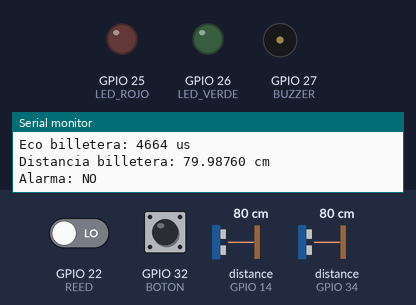
A sketch run on a simulated ESP32. Parts: output pins drawn as LEDs (lit = HIGH), buzzer (waves = sounding), the last lines printed to the serial monitor. Wiring (from diagram.json): 2 × ultrasonic range finder: trigger GPIO 4, echo GPIO 34 / trigger GPIO 33, echo GPIO 14. Dashed ring = blinking. The inputs (shaded band) are chosen by the test bench; at power-on: GPIO 32 (BOTON) HIGH, GPIO 22 (REED) LOW, distance to the obstacle (sensors on GPIO 14, GPIO 34) 80 cm. The echo pulse lasts 58.3 µs per cm; WiFi joins after 1.5 s; servers stay silent unless stated; uploads are accepted with an empty reply; pins used as bus, display or sensor lines are not drawn.

Above: at 2.0 s.
2.1 s: GPIO 32 (BOTON) pulled LOW for 0.15 s
At 5.1 s:
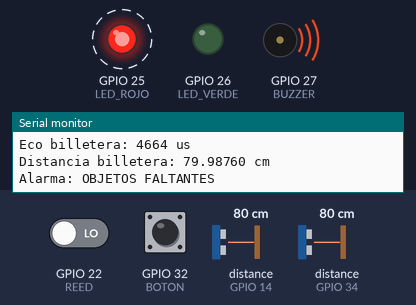
5.2 s: GPIO 22 (REED) driven HIGH
At 5.8 s:
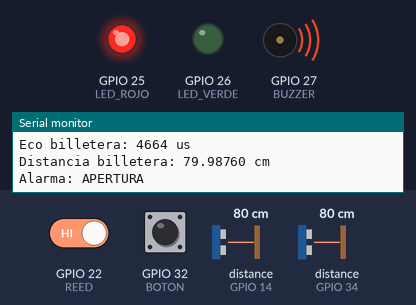
11.6 s: GPIO 32 (BOTON) pulled LOW for 1 s
At 13.0 s:
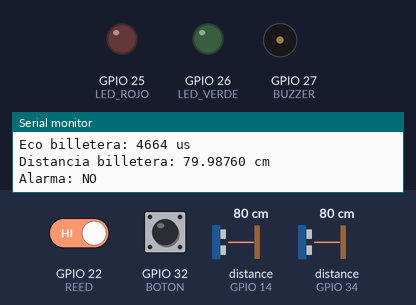
Timing chart, 0 to 14.6 s (numbered marks = the images above; inputs shaded):
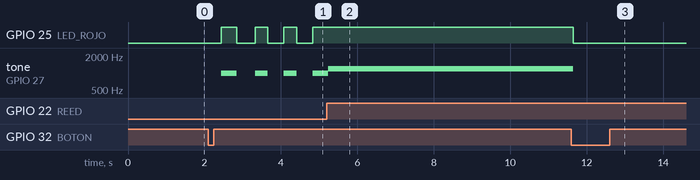

The sketch:

sketch.ino
```cpp
#include <SPI.h>
#include <MFRC522.h>
#include <WiFi.h>
#include <HTTPClient.h>
#include <WiFiClientSecure.h>

// =====================================
// BOLSO INTELIGENTE IoT - WOKWI
// ESP32 + 2 RFID + 2 HC-SR04
// REED + BOTON + LED + BUZZER
// =====================================

// PINES RFID
#define SS_LLAVES 5
#define SS_BILLETERA 13
#define RST_RFID 21

// SENSORES ULTRASONICOS
#define TRIG_LLAVES 4
#define ECHO_LLAVES 34

#define TRIG_BILLETERA 33
#define ECHO_BILLETERA 14

// CONTROL
#define REED 22
#define BOTON 32

// SALIDAS
#define LED_VERDE 26
#define LED_ROJO 25
#define BUZZER 27

// LECTORES RFID
MFRC522 llaves(SS_LLAVES, RST_RFID);
MFRC522 billetera(SS_BILLETERA, RST_RFID);

// UID AUTORIZADOS
const byte uidLlaves[4] = {
  0x01, 0x02, 0x03, 0x04
};

const byte uidBilletera[4] = {
  0x11, 0x22, 0x33, 0x44
};

// =====================================
// VARIABLES
// =====================================

// =====================================
// NUBE / SUPABASE
// =====================================
// La lógica electrónica funciona aunque esta capa esté desactivada.
// La URL pública de la Edge Function ya está configurada. Tras desplegarla,
// cambie CLOUD_SYNC_ENABLED a 1. No coloque service_role ni secretos en Wokwi público.
#define CLOUD_SYNC_ENABLED 1

// Solo para el simulador Wokwi. En un ESP32 físico se debe validar el
// certificado TLS de Supabase y poner esta opción en 0.
#define CLOUD_ALLOW_INSECURE_TLS 1

const char* CLOUD_WIFI_SSID = "Wokwi-GUEST";
const char* CLOUD_FUNCTION_URL =
  "https://gcfusjuzczyftyslnitw.supabase.co/functions/v1/ingest-bag-status";
const char* CLOUD_BAG_ID = "bolso-demo-001";

// Se admite únicamente para hardware o proyecto no público. Déjelo vacío
// durante la demostración pública de Wokwi.
const char* CLOUD_DEVICE_KEY = "";

const unsigned long CLOUD_HEARTBEAT_MS = 10000UL;
const unsigned long CLOUD_RETRY_MS = 3000UL;
const unsigned long CLOUD_WIFI_RETRY_MS = 8000UL;

bool armado = false;
bool alarmaApertura = false;

bool llavesRegistradas = false;
bool billeteraRegistrada = false;

bool llavesPresentes = false;
bool billeteraPresente = false;

bool botonAnterior = HIGH;

unsigned long ecoLlaves = 0;
unsigned long ecoBilletera = 0;

unsigned long ultimaMedicion = 0;
unsigned long ultimoReporte = 0;
unsigned long ultimoEnvioNube = 0;
unsigned long ultimoIntentoEnvioNube = 0;
unsigned long ultimoIntentoWifi = 0;

bool nubeTieneEstadoEnviado = false;
bool ultimoArmadoNube = false;
bool ultimoBolsoCerradoNube = false;
bool ultimasLlavesPresentesNube = false;
bool ultimaBilleteraPresenteNube = false;
bool ultimasLlavesRegistradasNube = false;
bool ultimaBilleteraRegistradaNube = false;
byte ultimoCodigoAlarmaNube = 255;

// DISTANCIA MAXIMA PERMITIDA
// Se aceptan todas las distancias
// positivas hasta 12 cm.
const unsigned long distanciaMaxima = 12;

// Modelo matematico:
// distancia_cm = tiempo_us * 343 / 20000
// Sin redondeos intermedios.

// =====================================
// MEDIR DISTANCIA
// =====================================

unsigned long medirEco(int trig, int echo) {

  digitalWrite(trig, LOW);
  delayMicroseconds(2);

  digitalWrite(trig, HIGH);
  delayMicroseconds(10);
  digitalWrite(trig, LOW);

  return pulseIn(echo, HIGH, 25000UL);
}

// =====================================
// VALIDAR DISTANCIA SIN REDONDEAR
// =====================================

bool distanciaValida(unsigned long tiempo) {

  // Si no hay eco, el objeto esta ausente.
  if (tiempo == 0) {
    return false;
  }

  // Distancia <= 12 cm.
  // No existe limite minimo de 2 cm.
  // Comparamos enteros sin aproximaciones.

  unsigned long numerador = tiempo * 343UL;

  return numerador <= distanciaMaxima * 20000UL;
}

// =====================================
// IMPRIMIR DISTANCIA EXACTA
// =====================================

void imprimirDistancia(unsigned long tiempo) {

  if (tiempo == 0) {
    Serial.print("SIN ECO");
    return;
  }

  unsigned long numerador = tiempo * 343UL;

  unsigned long parteEntera =
    numerador / 20000UL;

  unsigned long parteDecimal =
    (numerador % 20000UL) * 5UL;

  Serial.print(parteEntera);
  Serial.print(".");

  if (parteDecimal < 10000UL) Serial.print("0");
  if (parteDecimal < 1000UL) Serial.print("0");
  if (parteDecimal < 100UL) Serial.print("0");
  if (parteDecimal < 10UL) Serial.print("0");

  Serial.print(parteDecimal);
  Serial.print(" cm");
}

// =====================================
// ACTUALIZAR PRESENCIA DE OBJETOS
// =====================================


void actualizarPresencia() {

  if (millis() - ultimaMedicion < 300) {
    return;
  }

  ultimaMedicion = millis();

  // Guardar estados anteriores
  bool estadoAnteriorLlaves = llavesPresentes;
  bool estadoAnteriorBilletera = billeteraPresente;

  // Medir distancias
  ecoLlaves = medirEco(TRIG_LLAVES, ECHO_LLAVES);

  ecoBilletera = medirEco(
    TRIG_BILLETERA,
    ECHO_BILLETERA
  );

  // Comprobar presencia hasta 12 cm
  llavesPresentes = distanciaValida(ecoLlaves);

  billeteraPresente = distanciaValida(ecoBilletera);

  // Detectar cambios de presencia
  if (llavesPresentes != estadoAnteriorLlaves) {

    if (llavesPresentes) {
      Serial.println("LLAVES: OBJETO DEVUELTO");
    } else {
      Serial.println("LLAVES: OBJETO RETIRADO");
    }
  }

  if (billeteraPresente != estadoAnteriorBilletera) {

    if (billeteraPresente) {
      Serial.println("BILLETERA: OBJETO DEVUELTO");
    } else {
      Serial.println("BILLETERA: OBJETO RETIRADO");
    }
  }

  // No borrar llavesRegistradas
  // No borrar billeteraRegistrada
}


// =====================================
// VERIFICAR UID
// =====================================

bool comprobarUID(
  MFRC522 &lector,
  const byte esperado[4]
) {

  if (lector.uid.size != 4) {
    return false;
  }

  for (byte i = 0; i < 4; i++) {

    if (lector.uid.uidByte[i] != esperado[i]) {
      return false;
    }
  }

  return true;
}

// =====================================
// LEER TARJETAS RFID
// =====================================

void leerRFID(
  MFRC522 &lector,
  const byte esperado[4],
  bool &registrado,
  bool presente,
  const char* nombre
) {

  if (!lector.PICC_IsNewCardPresent()) {
    return;
  }

  if (!lector.PICC_ReadCardSerial()) {
    return;
  }

  Serial.print("RFID ");
  Serial.print(nombre);
  Serial.print(" UID: ");

  for (byte i = 0; i < lector.uid.size; i++) {

    if (lector.uid.uidByte[i] < 16) {
      Serial.print("0");
    }

    Serial.print(lector.uid.uidByte[i], HEX);
    Serial.print(" ");
  }

  Serial.println();

  if (comprobarUID(lector, esperado)) {

    if (presente) {

      registrado = true;

      Serial.print("OBJETO VERIFICADO: ");
      Serial.println(nombre);

    } else {

      Serial.print("OBJETO IDENTIFICADO PERO AUSENTE: ");
      Serial.println(nombre);
    }

  } else {

    Serial.print("UID NO AUTORIZADO: ");
    Serial.println(nombre);
  }

  lector.PICC_HaltA();
  lector.PCD_StopCrypto1();
}

// =====================================
// ARMAR Y DESARMAR
// =====================================

void controlarBoton() {

  bool botonActual = digitalRead(BOTON);

  if (botonAnterior == HIGH &&
      botonActual == LOW) {

    delay(40);

    if (digitalRead(BOTON) == LOW) {

      armado = !armado;

      if (armado) {

        Serial.println("SISTEMA ARMADO");

      } else {

        alarmaApertura = false;

        digitalWrite(LED_VERDE, LOW);
        digitalWrite(LED_ROJO, LOW);

        noTone(BUZZER);

        Serial.println("SISTEMA DESARMADO");
        Serial.println("ALARMA REINICIADA");
      }
    }
  }

  botonAnterior = digitalRead(BOTON);
}

// =====================================
// CONTROL DE ALARMAS
// =====================================

void controlarAlarmas(
  bool bolsoCerrado,
  bool objetosOK
) {

  // Memorizar una apertura con el
  // sistema armado.
  if (armado && !bolsoCerrado) {
    alarmaApertura = true;
  }

  if (!armado) {

    // SISTEMA DESARMADO
    digitalWrite(LED_VERDE, LOW);
    digitalWrite(LED_ROJO, LOW);

    noTone(BUZZER);
  }

  else if (alarmaApertura) {

    // ALARMA POR APERTURA
    digitalWrite(LED_VERDE, LOW);
    digitalWrite(LED_ROJO, HIGH);

    tone(BUZZER, 1200);
  }

  else if (!objetosOK) {

    // OBJETOS FALTANTES
    bool parpadeo =
      (millis() / 400UL) % 2 == 0;

    digitalWrite(LED_VERDE, LOW);
    digitalWrite(LED_ROJO, parpadeo);

    if (parpadeo) {
      tone(BUZZER, 1000);
    } else {
      noTone(BUZZER);
    }
  }

  else {

    // TODO CORRECTO
    digitalWrite(LED_VERDE, HIGH);
    digitalWrite(LED_ROJO, LOW);

    noTone(BUZZER);
  }
}

// =====================================
// SINCRONIZAR ESTADO CON SUPABASE
// =====================================

byte codigoAlarmaNube(bool objetosOK) {

  if (!armado) {
    return 0;
  }

  if (alarmaApertura) {
    return 2;
  }

  if (!objetosOK) {
    return 1;
  }

  return 0;
}

const char* textoAlarmaNube(byte codigo) {

  if (codigo == 2) {
    return "opening_detected";
  }

  if (codigo == 1) {
    return "missing_object";
  }

  return "none";
}

const char* valorBooleanoJson(bool valor) {
  return valor ? "true" : "false";
}

void iniciarNube() {

#if CLOUD_SYNC_ENABLED

  if (strlen(CLOUD_FUNCTION_URL) == 0) {
    Serial.println("NUBE: URL de Edge Function no configurada");
    return;
  }

  WiFi.mode(WIFI_STA);
  WiFi.begin(CLOUD_WIFI_SSID, "", 6);
  ultimoIntentoWifi = millis();

  Serial.print("NUBE: conectando a ");
  Serial.println(CLOUD_WIFI_SSID);

#else

  Serial.println("NUBE: desactivada (modo simulacion local)");

#endif
}

bool asegurarWifiNube() {

#if CLOUD_SYNC_ENABLED

  if (WiFi.status() == WL_CONNECTED) {
    return true;
  }

  if (millis() - ultimoIntentoWifi < CLOUD_WIFI_RETRY_MS) {
    return false;
  }

  ultimoIntentoWifi = millis();
  WiFi.disconnect();
  WiFi.begin(CLOUD_WIFI_SSID, "", 6);

  Serial.println("NUBE: reintentando Wi-Fi");

#endif

  return false;
}

bool estadoNubeCambio(
  bool bolsoCerrado,
  bool objetosOK,
  byte codigoAlarma
) {

  if (!nubeTieneEstadoEnviado) {
    return true;
  }

  if (armado != ultimoArmadoNube) return true;
  if (bolsoCerrado != ultimoBolsoCerradoNube) return true;
  if (llavesPresentes != ultimasLlavesPresentesNube) return true;
  if (billeteraPresente != ultimaBilleteraPresenteNube) return true;
  if (llavesRegistradas != ultimasLlavesRegistradasNube) return true;
  if (billeteraRegistrada != ultimaBilleteraRegistradaNube) return true;
  if (codigoAlarma != ultimoCodigoAlarmaNube) return true;

  return millis() - ultimoEnvioNube >= CLOUD_HEARTBEAT_MS;
}

void guardarUltimoEstadoNube(
  bool bolsoCerrado,
  byte codigoAlarma
) {

  nubeTieneEstadoEnviado = true;
  ultimoEnvioNube = millis();
  ultimoArmadoNube = armado;
  ultimoBolsoCerradoNube = bolsoCerrado;
  ultimasLlavesPresentesNube = llavesPresentes;
  ultimaBilleteraPresenteNube = billeteraPresente;
  ultimasLlavesRegistradasNube = llavesRegistradas;
  ultimaBilleteraRegistradaNube = billeteraRegistrada;
  ultimoCodigoAlarmaNube = codigoAlarma;
}

String construirPayloadNube(
  bool bolsoCerrado,
  byte codigoAlarma
) {

  String payload = "{";

  payload += "\"bag_id\":\"";
  payload += CLOUD_BAG_ID;
  payload += "\",\"armed\":";
  payload += valorBooleanoJson(armado);
  payload += ",\"bag_open\":";
  payload += valorBooleanoJson(!bolsoCerrado);
  payload += ",\"keys_present\":";
  payload += valorBooleanoJson(llavesPresentes);
  payload += ",\"keys_rfid_verified\":";
  payload += valorBooleanoJson(llavesRegistradas);
  payload += ",\"wallet_present\":";
  payload += valorBooleanoJson(billeteraPresente);
  payload += ",\"wallet_rfid_verified\":";
  payload += valorBooleanoJson(billeteraRegistrada);
  payload += ",\"alarm_type\":\"";
  payload += textoAlarmaNube(codigoAlarma);
  payload += "\",\"alarm_latched\":";
  payload += valorBooleanoJson(alarmaApertura);
  payload += ",\"keys_echo_us\":";
  payload += String(ecoLlaves);
  payload += ",\"wallet_echo_us\":";
  payload += String(ecoBilletera);
  payload += ",\"device_timestamp_ms\":";
  payload += String(millis());
  payload += "}";

  return payload;
}

void publicarEstadoNube(
  bool bolsoCerrado,
  bool objetosOK
) {

#if CLOUD_SYNC_ENABLED

  byte codigoAlarma = codigoAlarmaNube(objetosOK);

  if (!estadoNubeCambio(bolsoCerrado, objetosOK, codigoAlarma)) {
    return;
  }

  if (millis() - ultimoIntentoEnvioNube < CLOUD_RETRY_MS) {
    return;
  }

  ultimoIntentoEnvioNube = millis();

  if (!asegurarWifiNube()) {
    return;
  }

  WiFiClientSecure clienteSeguro;

#if CLOUD_ALLOW_INSECURE_TLS

  clienteSeguro.setInsecure();

#endif

  HTTPClient http;

  if (!http.begin(clienteSeguro, CLOUD_FUNCTION_URL)) {
    Serial.println("NUBE: no se pudo iniciar HTTPS");
    return;
  }

  http.addHeader("Content-Type", "application/json");

  if (strlen(CLOUD_DEVICE_KEY) > 0) {
    http.addHeader("x-device-key", CLOUD_DEVICE_KEY);
  }

  int codigoHttp = http.POST(
    construirPayloadNube(bolsoCerrado, codigoAlarma)
  );

  if (codigoHttp >= 200 && codigoHttp < 300) {
    guardarUltimoEstadoNube(bolsoCerrado, codigoAlarma);

    Serial.print("NUBE: estado enviado, HTTP ");
    Serial.println(codigoHttp);
  } else {
    Serial.print("NUBE: fallo HTTP ");
    Serial.println(codigoHttp);
  }

  http.end();

#endif
}

// =====================================
// CONFIGURACION INICIAL
// =====================================

void setup() {

  Serial.begin(115200);
  delay(500);

  // SENSORES ULTRASONICOS
  pinMode(TRIG_LLAVES, OUTPUT);
  pinMode(ECHO_LLAVES, INPUT);

  pinMode(TRIG_BILLETERA, OUTPUT);
  pinMode(ECHO_BILLETERA, INPUT);

  digitalWrite(TRIG_LLAVES, LOW);
  digitalWrite(TRIG_BILLETERA, LOW);

  // ENTRADAS
  pinMode(REED, INPUT_PULLUP);
  pinMode(BOTON, INPUT_PULLUP);

  // SALIDAS
  pinMode(LED_VERDE, OUTPUT);
  pinMode(LED_ROJO, OUTPUT);
  pinMode(BUZZER, OUTPUT);

  digitalWrite(LED_VERDE, LOW);
  digitalWrite(LED_ROJO, LOW);

  noTone(BUZZER);

  // INICIALIZAR BUS SPI
  pinMode(SS_LLAVES, OUTPUT);
  pinMode(SS_BILLETERA, OUTPUT);

  digitalWrite(SS_LLAVES, HIGH);
  digitalWrite(SS_BILLETERA, HIGH);

  SPI.begin(18, 19, 23);

  // INICIALIZAR RFID
  llaves.PCD_Init();
  delay(100);

  billetera.PCD_Init();
  delay(100);

  // DIAGNOSTICO RFID
  Serial.print("Version RFID LLAVES: 0x");
  Serial.println(
    llaves.PCD_ReadRegister(MFRC522::VersionReg),
    HEX
  );

  Serial.print("Version RFID BILLETERA: 0x");
  Serial.println(
    billetera.PCD_ReadRegister(MFRC522::VersionReg),
    HEX
  );

  // MEDICION INICIAL
  actualizarPresencia();

  Serial.println();
  Serial.println("============================");
  Serial.println("BOLSO INTELIGENTE IoT");
  Serial.println("SIMULACION ELECTRONICA");
  Serial.println("============================");

  Serial.println("Blue Card = LLAVES");
  Serial.println("Green Card = BILLETERA");

  Serial.println("DISTANCIA VALIDA:");
  Serial.println("Mayor que 0 cm y hasta 12 cm");

  Serial.println("REED: APERTURA DEL BOLSO");
  Serial.println("BOTON: ARMAR / DESARMAR");

  iniciarNube();
}

// =====================================
// PROGRAMA PRINCIPAL
// =====================================

void loop() {

  // 1. COMPROBAR PRESENCIA
  actualizarPresencia();

  // 2. VERIFICAR RFID DE LLAVES
  leerRFID(
    llaves,
    uidLlaves,
    llavesRegistradas,
    llavesPresentes,
    "LLAVES"
  );

  // 3. VERIFICAR RFID DE BILLETERA
  leerRFID(
    billetera,
    uidBilletera,
    billeteraRegistrada,
    billeteraPresente,
    "BILLETERA"
  );

  // 4. ARMAR / DESARMAR
  controlarBoton();

  // 5. ESTADO DE APERTURA
  bool bolsoCerrado =
    digitalRead(REED) == LOW;

  // 6. ESTADO DE OBJETOS
  bool llavesOK =
    llavesRegistradas && llavesPresentes;

  bool billeteraOK =
    billeteraRegistrada && billeteraPresente;

  bool objetosOK =
    llavesOK && billeteraOK;

  // 7. CONTROLAR ALARMAS
  controlarAlarmas(bolsoCerrado, objetosOK);

  // 8. ENVIAR CAMBIOS Y HEARTBEAT A SUPABASE
  publicarEstadoNube(bolsoCerrado, objetosOK);

  // 9. MONITOR SERIE
  if (millis() - ultimoReporte >= 1000) {

    ultimoReporte = millis();

    Serial.println("----------------------------");

    Serial.print("Sistema: ");
    Serial.println(
      armado ? "ARMADO" : "DESARMADO"
    );

    Serial.print("Bolso: ");
    Serial.println(
      bolsoCerrado ? "CERRADO" : "ABIERTO"
    );

    Serial.print("Llaves: ");
    Serial.println(
      llavesOK ? "OK" : "FALTAN"
    );

    Serial.print("Billetera: ");
    Serial.println(
      billeteraOK ? "OK" : "FALTA"
    );

    Serial.print("Eco llaves: ");
    Serial.print(ecoLlaves);
    Serial.println(" us");

    Serial.print("Distancia llaves: ");
    imprimirDistancia(ecoLlaves);
    Serial.println();

    Serial.print("Eco billetera: ");
    Serial.print(ecoBilletera);
    Serial.println(" us");

    Serial.print("Distancia billetera: ");
    imprimirDistancia(ecoBilletera);
    Serial.println();

    Serial.print("Alarma: ");

    if (!armado) {
      Serial.println("NO");
    }

    else if (alarmaApertura) {
      Serial.println("APERTURA");
    }

    else if (!objetosOK) {
      Serial.println("OBJETOS FALTANTES");
    }

    else {
      Serial.println("NO");
    }
  }

  delay(30);
}
```

Measured:
- after the input at 2.1 s, GPIO 25 (LED_ROJO): alternates HIGH for 0.35 s and LOW for 0.41 s, starting after 0.34 s; tone on GPIO 27 (BUZZER): alternates 1000 Hz for 0.35 s and silent for 0.41 s, starting after 0.34 s
- after the input at 5.2 s, GPIO 25 (LED_ROJO): stops changing and stays HIGH
- after the input at 11.6 s, GPIO 25 (LED_ROJO): HIGH → LOW after 0.05 s; tone on GPIO 27 (BUZZER): 1200 Hz → silent after 0.05 s
